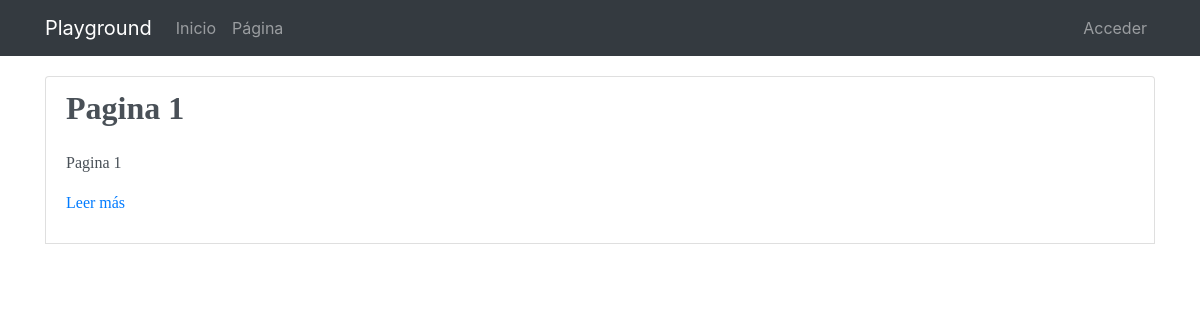
Page /pages/ on the earlier database version.
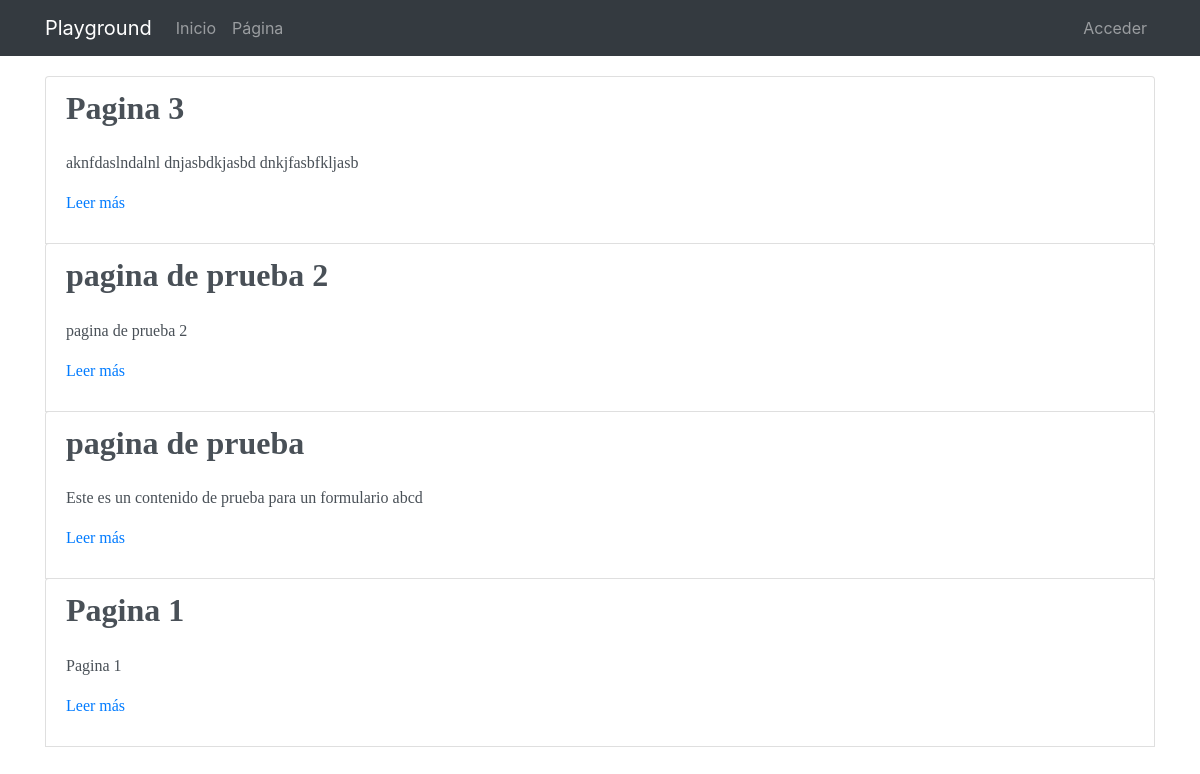
Same page on the later database version.
### pages/models.py (models this page shows, shortened)
class Page(models.Model):
    title = models.CharField(verbose_name="Título", max_length=200)
    content = RichTextField(verbose_name="Contenido")
    order = models.SmallIntegerField(verbose_name="Orden", default=0)
    created = models.DateTimeField(auto_now_add=True, verbose_name="Fecha de creación")
    updated = models.DateTimeField(auto_now=True, verbose_name="Fecha de edición")
    class Meta:
        verbose_name = "página"
        verbose_name_plural = "páginas"
        ordering = ['order', 'title']

### pages/views.py (the view)
# urls.py: path('', PageListView.as_view(), name='pages'),
class PageListView(ListView):
    model = Page

### pages/templates/pages/page_list.html (shortened to what this page needs)
{% extends 'core/base.html' %}
{% load static %}
{% block content %}
{% include "pages/includes/pages_menu.html" %}
<main role="main">
  <div class="container mb-4">
    {% for page in page_list|dictsort:"id" reversed %}
    <div class="list-group list-group-item list-group-item-action flex-column align-items-start ">
        <div class="d-flex w-100 justify-content-between">
          <font face="Trebuchet MS"><h2 class="mb-4"><b>{{page.title}}</b></h2>
        </div>
          <p>{{page.content|striptags|safe|truncatechars:"200"}}</p>
          <p><a href="{% url 'pages:page' page.id page.title|slugify %}">Leer más</a>
    </div>
    {% endfor %}
  </div>
</main>
{% endblock %}

Differences in the rows shown:
added Page: title "Pagina 3", content "aknfdaslndalnl dnjasbdkjasbd dnkjfasbfkljasb"
added Page: title "pagina de prueba 2", content "pagina de prueba 2"
added Page: title "pagina de prueba", content "Este es un contenido de prueba para un formulario abcd"
